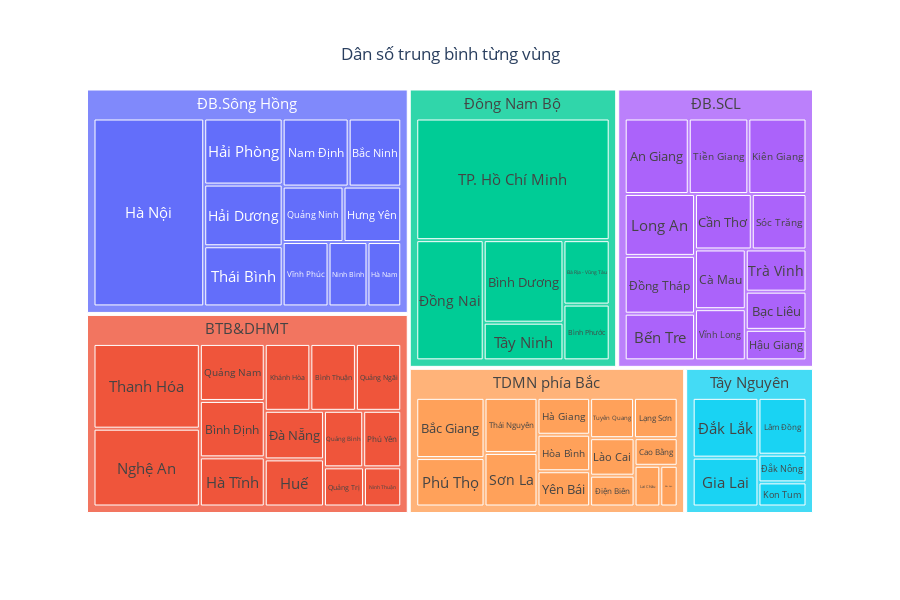

Write notebook code for a chart like this one.
### Code cell
fig = px.treemap(pop_provice, path=['Miền','Vùng/Tỉnh(TP)'], values='Dân số trung bình (Nghìn người)',width=900, height=600)
fig.update_traces(textposition='middle center', textfont_size=15)
fig.update_layout(
    title={
        'text': 'Dân số trung bình từng vùng',
        'y':0.92,
        'x':0.5,
        'xanchor': 'center',
        'yanchor': 'top'})
fig.show()

### Figure 1 — Plotly figure (JSON) as saved in the notebook; plotly's stock layout.template omitted (floating-point values rounded to 4 significant figures)
{"data": [{"branchvalues": "total", "domain": {"x": [0, 1], "y": [0, 1]}, "hovertemplate": "labels=%{label}<br>Dân số trung bình (Nghìn người)=%{value}<br>parent=%{parent}<br>id=%{id}<extra></extra>", "ids": ["ĐB.SCL/An Giang", "Đông Nam Bộ/Bà Rịa - Vũng Tàu", "Đông Nam Bộ/Bình Dương", "Đông Nam Bộ/Bình Phước", "BTB&DHMT/Bình Thuận", "BTB&DHMT/Bình Định", "ĐB.SCL/Bạc Liêu", "TDMN phía Bắc/Bắc Giang", "TDMN phía Bắc/Bắc Kạn", "ĐB.Sông Hồng/Bắc Ninh", "ĐB.SCL/Bến Tre", "TDMN phía Bắc/Cao Bằng", "ĐB.SCL/Cà Mau", "ĐB.SCL/Cần Thơ", "Tây Nguyên/Gia Lai", "BTB&DHMT/Huế", "TDMN phía Bắc/Hà Giang", "ĐB.Sông Hồng/Hà Nam", "ĐB.Sông Hồng/Hà Nội", "BTB&DHMT/Hà Tĩnh", "TDMN phía Bắc/Hòa Bình", "ĐB.Sông Hồng/Hưng Yên", "ĐB.Sông Hồng/Hải Dương", "ĐB.Sông Hồng/Hải Phòng", "ĐB.SCL/Hậu Giang", "BTB&DHMT/Khánh Hòa", "ĐB.SCL/Kiên Giang", "Tây Nguyên/Kon Tum", "TDMN phía Bắc/Lai Châu", "ĐB.SCL/Long An", "TDMN phía Bắc/Lào Cai", "Tây Nguyên/Lâm Đồng", "TDMN phía Bắc/Lạng Sơn", "ĐB.Sông Hồng/Nam Định", "BTB&DHMT/Nghệ An", "ĐB.Sông Hồng/Ninh Bình", "BTB&DHMT/Ninh Thuận", "TDMN phía Bắc/Phú Thọ", "BTB&DHMT/Phú Yên", "BTB&DHMT/Quảng Bình", "BTB&DHMT/Quảng Nam", "BTB&DHMT/Quảng Ngãi", "ĐB.Sông Hồng/Quảng Ninh", "BTB&DHMT/Quảng Trị", "ĐB.SCL/Sóc Trăng", "TDMN phía Bắc/Sơn La", "Đông Nam Bộ/TP. Hồ Chí Minh", "BTB&DHMT/Thanh Hóa", "ĐB.Sông Hồng/Thái Bình", "TDMN phía Bắc/Thái Nguyên", "ĐB.SCL/Tiền Giang", "ĐB.SCL/Trà Vinh", "TDMN phía Bắc/Tuyên Quang", "Đông Nam Bộ/Tây Ninh", "ĐB.SCL/Vĩnh Long", "ĐB.Sông Hồng/Vĩnh Phúc", "TDMN phía Bắc/Yên Bái", "TDMN phía Bắc/Điện Biên", "BTB&DHMT/Đà Nẵng", "Tây Nguyên/Đắk Lắk", "Tây Nguyên/Đắk Nông", "Đông Nam Bộ/Đồng Nai", "ĐB.SCL/Đồng Tháp", "BTB&DHMT", "TDMN phía Bắc", "Tây Nguyên", "ĐB.SCL", "ĐB.Sông Hồng", "Đông Nam Bộ"], "labels": ["An Giang", "Bà Rịa - Vũng Tàu", "Bình Dương", "Bình Phước", "Bình Thuận", "Bình Định", "Bạc Liêu", "Bắc Giang", "Bắc Kạn", "Bắc Ninh", "Bến Tre", "Cao Bằng", "Cà Mau", "Cần Thơ", "Gia Lai", "Huế", "Hà Giang", "Hà Nam", "Hà Nội", "Hà Tĩnh", "Hòa Bình", "Hưng Yên", "Hải Dương", "Hải Phòng", "Hậu Giang", "Khánh Hòa", "Kiên Giang", "Kon Tum", "Lai Châu", "Long An", "Lào Cai", "Lâm Đồng", "Lạng Sơn", "Nam Định", "Nghệ An", "Ninh Bình", "Ninh Thuận", "Phú Thọ", "Phú Yên", "Quảng Bình", "Quảng Nam", "Quảng Ngãi", "Quảng Ninh", "Quảng Trị", "Sóc Trăng", "Sơn La", "TP. Hồ Chí Minh", "Thanh Hóa", "Thái Bình", "Thái Nguyên", "Tiền Giang", "Trà Vinh", "Tuyên Quang", "Tây Ninh", "Vĩnh Long", "Vĩnh Phúc", "Yên Bái", "Điện Biên", "Đà Nẵng", "Đắk Lắk", "Đắk Nông", "Đồng Nai", "Đồng Tháp", "BTB&DHMT", "TDMN phía Bắc", "Tây Nguyên", "ĐB.SCL", "ĐB.Sông Hồng", "Đông Nam Bộ"], "name": "", "parents": ["ĐB.SCL", "Đông Nam Bộ", "Đông Nam Bộ", "Đông Nam Bộ", "BTB&DHMT", "BTB&DHMT", "ĐB.SCL", "TDMN phía Bắc", "TDMN phía Bắc", "ĐB.Sông Hồng", "ĐB.SCL", "TDMN phía Bắc", "ĐB.SCL", "ĐB.SCL", "Tây Nguyên", "BTB&DHMT", "TDMN phía Bắc", "ĐB.Sông Hồng", "ĐB.Sông Hồng", "BTB&DHMT", "TDMN phía Bắc", "ĐB.Sông Hồng", "ĐB.Sông Hồng", "ĐB.Sông Hồng", "ĐB.SCL", "BTB&DHMT", "ĐB.SCL", "Tây Nguyên", "TDMN phía Bắc", "ĐB.SCL", "TDMN phía Bắc", "Tây Nguyên", "TDMN phía Bắc", "ĐB.Sông Hồng", "BTB&DHMT", "ĐB.Sông Hồng", "BTB&DHMT", "TDMN phía Bắc", "BTB&DHMT", "BTB&DHMT", "BTB&DHMT", "BTB&DHMT", "ĐB.Sông Hồng", "BTB&DHMT", "ĐB.SCL", "TDMN phía Bắc", "Đông Nam Bộ", "BTB&DHMT", "ĐB.Sông Hồng", "TDMN phía Bắc", "ĐB.SCL", "ĐB.SCL", "TDMN phía Bắc", "Đông Nam Bộ", "ĐB.SCL", "ĐB.Sông Hồng", "TDMN phía Bắc", "TDMN phía Bắc", "BTB&DHMT", "Tây Nguyên", "Tây Nguyên", "Đông Nam Bộ", "ĐB.SCL", "", "", "", "", "", ""], "textfont": {"size": 15}, "textposition": "middle center", "type": "treemap", "values": [1904.0, 1168.0, 2581.0, 1011.0, 1239.0, 1488.0, 913.5, 1842.0, 316.5, 1419.0, 1292.0, 533.1, 1194.0, 1241.0, 1542.0, 1134.0, 870.2, 861.8, 8247.0, 1297.0, 861.2, 1269.0, 1917.0, 2054.0, 729.8, 1240.0, 1729.0, 555.6, 469.8, 1714.0, 746.4, 1310.0, 788.7, 1780.0, 3365.0, 993.9, 593.6, 1482.0, 874.3, 902, 1505, 1233.0, 1338.0, 637.3, 1196.0, 1271.0, 9228.0, 3665.0, 1870.0, 1308.0, 1772.0, 1010.0, 792.9, 1178.0, 1023, 1171.0, 831.6, 613.5, 1170.0, 1887.0, 637.9, 3177.0, 1600, 20340.0, 12730.0, 5932, 17320.0, 22920.0, 18340.0]}], "layout": {"height": 600, "legend": {"tracegroupgap": 0}, "margin": {"t": 60}, "title": {"text": "Dân số trung bình từng vùng", "x": 0.5, "xanchor": "center", "y": 0.92, "yanchor": "top"}, "width": 900}}
